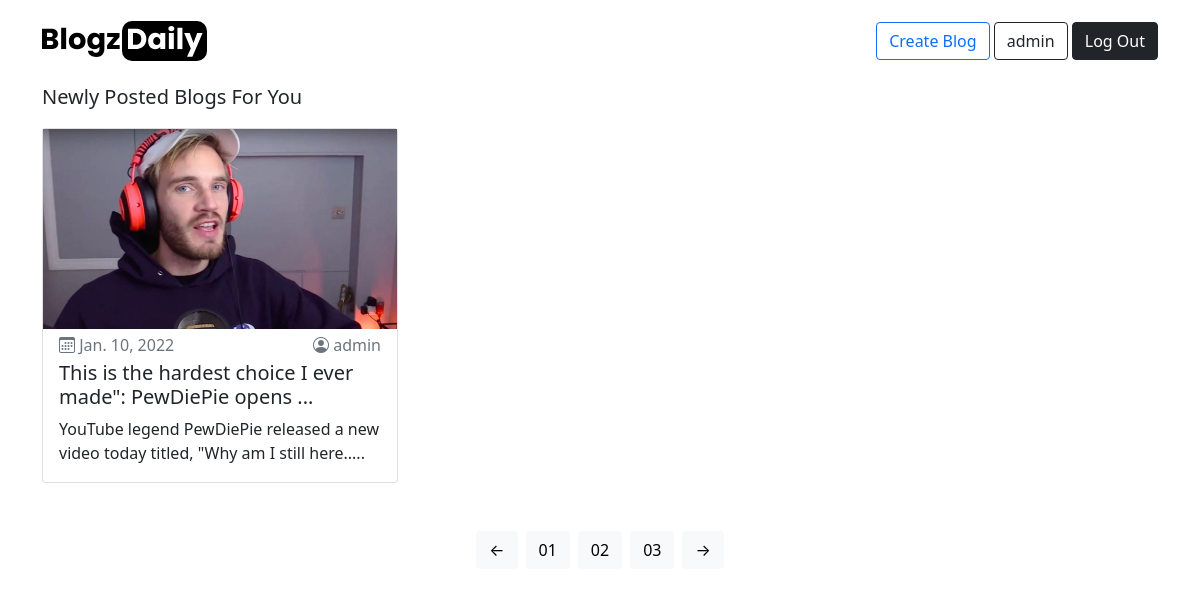
Page /blogs/ (signed in) on the committed database.
### app_blog/models.py (models this page shows, shortened)
class Blog(models.Model):
    author = models.ForeignKey(User, on_delete=models.CASCADE, related_name='blog_author')
    title = models.CharField(max_length=150, verbose_name='Insert Title')
    sub_title = models.CharField(max_length=264, verbose_name='Insert Sub-title', default='')
    slug = models.SlugField(max_length=264, unique=True)
    content = models.TextField(verbose_name='Blog Content')
    image = models.ImageField(upload_to='blogs', verbose_name='Image')
    published = models.DateTimeField(auto_now_add=True)
    edited = models.DateTimeField(auto_now=True)
    class Meta:
        ordering = ['-published',]

### app_blog/views.py (the view)
# urls.py: path('', views.BlogList.as_view(), name='blogs'),
class BlogList(ListView):
    context_object_name = 'blogs'
    model = Blog
    template_name = 'app_blog/all_blogs.html'

### app_blog/templatetags/custom_filters.py (called while the page is built)
def value_range(value,range):
    if len(value) > range:
        return value[0:range-3]+'...'
    else:
        return value

### templates/app_blog/all_blogs.html (shortened to what this page needs)
{% extends 'base.html' %}
{% load custom_filters %}
{% load static %}
{% block body_block %}
<main class="blog-grid-page">
    <div class="container">
        <p class='lead'>Newly Posted Blogs For You</p>
        <div class="row mt-2">
            {% for blog in blogs %}
            <div class="col-md-4 mb-4">
                <div class="card" style="height:355px">
                    <div class="overflow-hidden" style="height:200px">
                        <a href="{% url 'app_blog:blog' slug=blog.slug %}">
                        <img class="img-fluid"
                            {% if blog.blog_image == "" %}
                                src="{% static '/images/empty.jpg' %}"
                            {% else %}
                                src="/media/{{blog.image}}"
                            {% endif %}
                        alt=""></a>
                    </div>
                    <div class="px-3 py-1">
                        <p class="d-flex justify-content-between mb-1 text-secondary">
                            <span><i class="bi bi-calendar3"></i> {{blog.published|date}}</span>
                            <span><i class="bi bi-person-circle"></i> {{blog.author}}</span>
                        </p>
                        <h5>{{blog.title|value_range:60}}</h5>
                        <p class="mb-0">{{blog.content|value_range:85}}</p>
                    </div>
                </div>
            </div>
            {% endfor %}
        </div>
        <div class="row">
            <div class="col-12 pb-5 mb-5">
                    <nav class="d-flex align-items-center justify-content-center my-4">
                        <a class="btn btn-light mx-1" href="#">&larr;</a>
                        <a class="btn btn-light mx-1" href="#">01</a>
                        <a class="btn btn-light mx-1" href="#">02</a>
                        <a class="btn btn-light mx-1" href="#">03</a>
                        <a class="btn btn-light mx-1" href="#">&rarr;</a>
                    </nav>
            </div>
        </div>
    </div>
</main>
{% endblock  %}

### templates/base.html (shortened to what this page needs)
<!DOCTYPE html>
{% load static %}
<html lang="en">
<head>
    <link href="https://cdn.jsdelivr.net/npm/bootstrap@5.0.2/dist/css/bootstrap.min.css" rel="stylesheet">
    <link rel="stylesheet" href="https://cdn.jsdelivr.net/npm/bootstrap-icons@1.7.2/font/bootstrap-icons.css">
</head>
<body>
    <header class="app-header mb-2 pt-2">
        <nav class="navbar navbar-light">
            <div class="container">
                <a class="navbar-brand" href="{% url 'index' %}"><img draggable="false" src="{% static 'images/logo.svg' %}" alt=""></a>
                <form class="justify-content-start">
                    {% if user.is_authenticated %}
                    <a href="{% url 'app_blog:create' %}" class="btn btn-outline-primary" type="button">Create Blog</a>
                    <a href="{% url 'app_login:profile' %}" class="btn btn-outline-dark" type="button">{{user.username}}</a>
                    <a href="{% url 'app_login:logout' %}" class="btn btn-dark" type="button">Log Out</a>
                    {% else %}
                    <a href="{% url 'app_login:login' %}" class="btn btn-outline-dark" type="button">Log In</a>
                    <a href="{% url 'app_login:signup' %}" class="btn btn-dark text-light" type="button">Sign Up</a>
                    {% endif %}
                </form>
              </div>
        </nav>
    </header>
    {% block body_block %}
    {% endblock  %}
</body>
</html>

### rows in the picture
Blog: image (picture), published "Jan. 10, 2022", author "admin", title|value_range "This is the hardest choice I ever made\": PewDiePie opens ...", content|value_range "YouTube legend PewDiePie released a new video today titled, \"Why am I still here....."

### other values in the picture
{{ user.username }} "admin"
